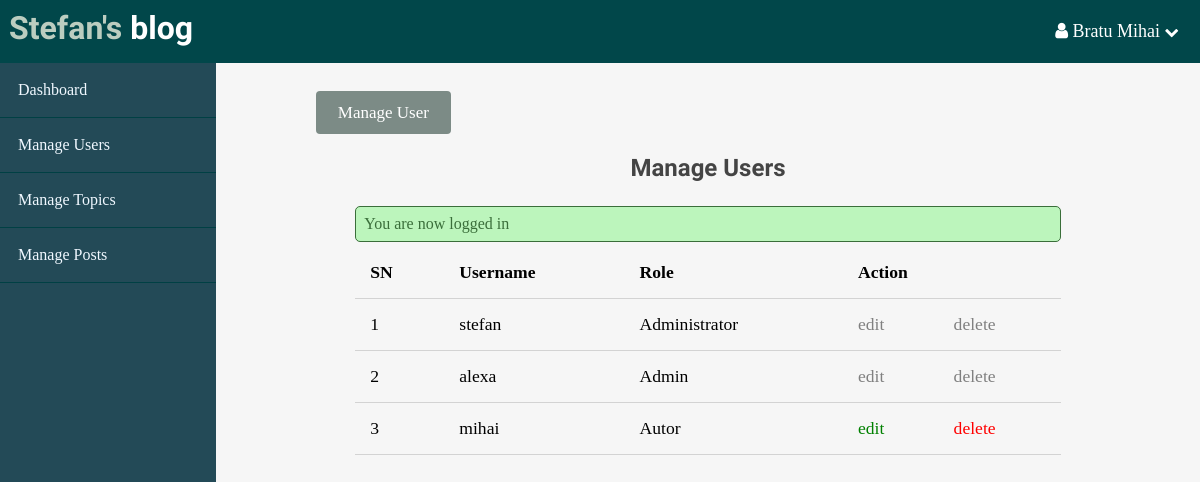
The page /admin/users/index.php (signed in) on the database its author committed.
### tables this page shows
CREATE TABLE `users` (
  `id` int(11) NOT NULL,
  `name` varchar(255) DEFAULT NULL,
  `admin` tinyint(1) DEFAULT 1,
  `username` varchar(255) DEFAULT NULL,
  `email` varchar(255) DEFAULT NULL,
  `password` varchar(255) DEFAULT NULL,
  `created_at` timestamp NOT NULL DEFAULT current_timestamp()
);

### app/controllers/users.php (called while the page is built, shortened)
<?php
    include(ROOT_PATH . '/app/database/db.php');
    $table = 'users';
    $tableUser = selectAll($table);

### app/database/db.php (called while the page is built, shortened)
<?php
    require('connect.php');
function selectAll($table, $conditions = []) {
    global $conn;
    $sql = "SELECT * FROM $table";
    if(empty($conditions)) {
        $stmt = $conn->prepare($sql);
        $stmt->execute();
        $records = $stmt->get_result()->fetch_all(MYSQLI_ASSOC);
        return $records;
    }
}

### admin/users/index.php (the view, shortened to what this page needs)
<?php include(ROOT_PATH . '/app/controllers/users.php'); ?>
<!DOCTYPE html>
<html>
<head>
    <link rel="stylesheet" href="../../assets/css/single.css">
    <link rel="stylesheet" href="../../assets/css/admin.css">
    <link href="https://stackpath.bootstrapcdn.com/font-awesome/4.7.0/css/font-awesome.min.css" rel="stylesheet">
</head>
<body>
        <?php include(ROOT_PATH . '/app/includes/adminHeader.php'); ?>
    <main id="admin-main">
        <?php include(ROOT_PATH . '/app/includes/adminSlidebar.php') ?>
        <div class="admin-content">
            <div class="button-group">
                <a href="index.php" class="btn btn-big">Manage User</a>
            </div>
            <div class="content">
                <h2 class="page-title">Manage Users</h2>
                    <?php include(ROOT_PATH . "/app/includes/messager.php"); ?>
                <table>
                    <thead>
                        <th>SN</th>
                        <th>Username</th>
                        <th>Role</th>
                        <th colspan="3">Action</th>
                    </thead>
                    <tbody>
						<?php foreach($tableUser as $key => $user): ?>
							<tr>
								<td><?php echo $key + 1; ?></td>
								<td><?php echo $user['username'] ?></td>
                                <?php if($user['admin'] == 3):?>
                                    <td><?php echo "Administrator" ?></td>
                                <?php else:?>
                                    <td><?php echo $user['admin'] == 2 ? 'Admin' : 'Autor'; ?></td>
                                <?php endif;?>
								<?php if($_SESSION['admin'] == 3):?>
									<td><a href="edit.php?id=<?php echo $user['id']; ?>" class="edit">edit</a></td>
									<td><a href="index.php?delete_id=<?php echo $user['id'] ?>" class="delete">delete</a></td>
                                <?php elseif($_SESSION['id'] == $user['id'] || ($_SESSION['admin'] == 2 && $user['admin'] < 2)): ?>
                                    <td><a href="edit.php?id=<?php echo $user['id']; ?>" class="edit">edit</a></td>
                                    <td><a href="index.php?delete_id=<?php echo $user['id'] ?>" class="delete">delete</a></td>
                                <?php else: ?>
                                    <td><a style="color:gray; text-decoration: none">edit</a></td>
                                    <td><a style="color:gray; text-decoration: none">delete</a></td>
								<?php endif; ?>
							</tr>
						<?php endforeach; ?>
                    </tbody>
                </table>
            </div>
        </div>
    </main>
</body>
</html>

### assets/css/single.css (style rules this page uses)
* { margin: 0px; padding: 0px; box-sizing: border-box; text-decoration: none; }
h1,h2,h3,h4,h5,h6 { font-family: 'Candal', serif; color: #444; margin: 5px 0px; }
a { text-decoration: none; color: inherit; }
.btn { padding: 8px 16px; background-color: #7C8B86; color: white; border: 1px solid transparent; border-radius: 4px; font-size: 17px; font-family: 'Lore', serif; cursor: pointer; }
.btn-big { padding: .7rem 1.3rem; line-height: 1.3rem; }
html,body { width: 100%; padding: 0px; margin: 0px; height: 100%; }

### assets/css/admin.css (style rules this page uses)
#admin-main { width: 100%; height: calc(100% - 63px); }
#admin-main .admin-content { width: 82%; height: 100%; float: left; padding: 40px 100px 100px; overflow-y: scroll; background: #f6f6f6; }
#admin-main .admin-content .content { width: 90%; margin: 30px auto 30px; }
#admin-main .admin-content .page-title { text-align: center; margin-bottom: 24px; }
table { width: 100%; border-collapse: collapse; font-size: 1.1rem; }
th, td { padding: 15px; text-align: left; border-bottom: 1px solid #d3d3d3; }
.edit { color: green; }
.delete { color: red; }

### rows shown on the page
users: username "stefan", admin "Administrator", shows "edit"
users: username "alexa", admin "Admin", shows "edit"
users: username "mihai", admin "Autor"

### other values the page prints
$_SESSION['name'] "Bratu Mihai"
$_SESSION['message'] "You are now logged in"
